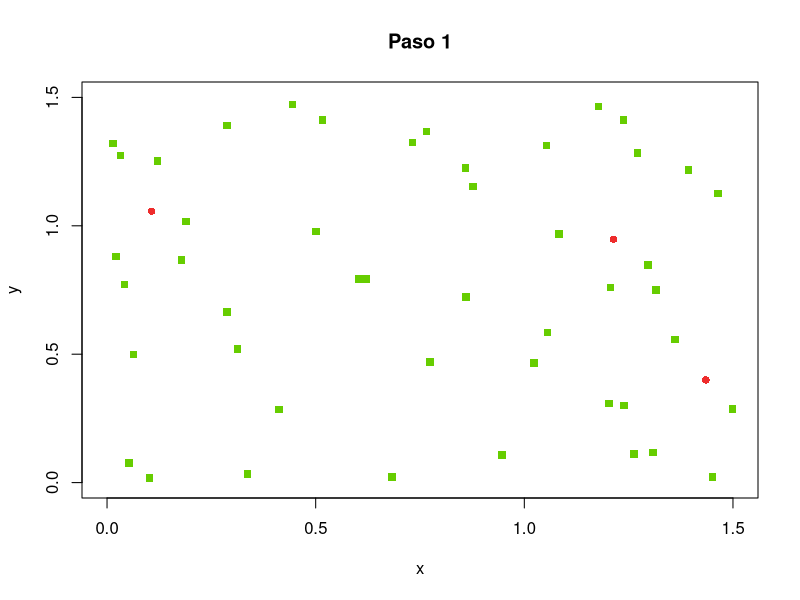
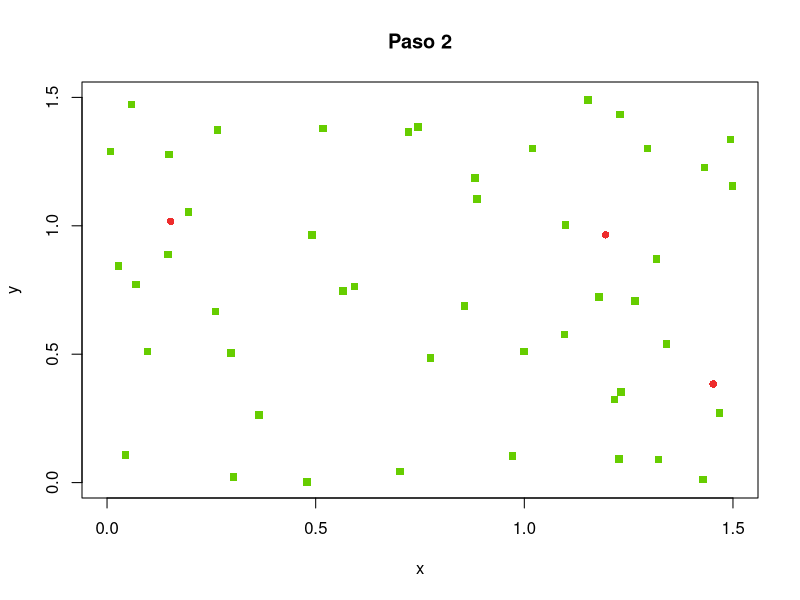
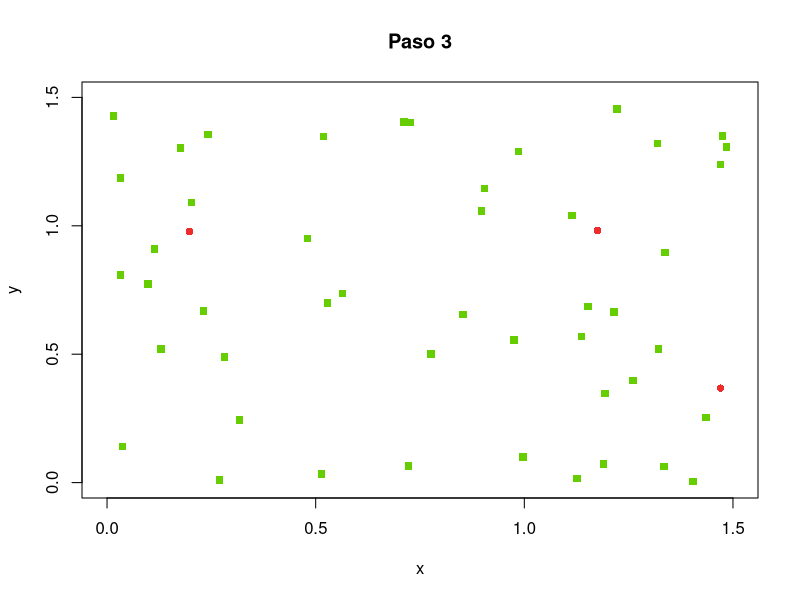
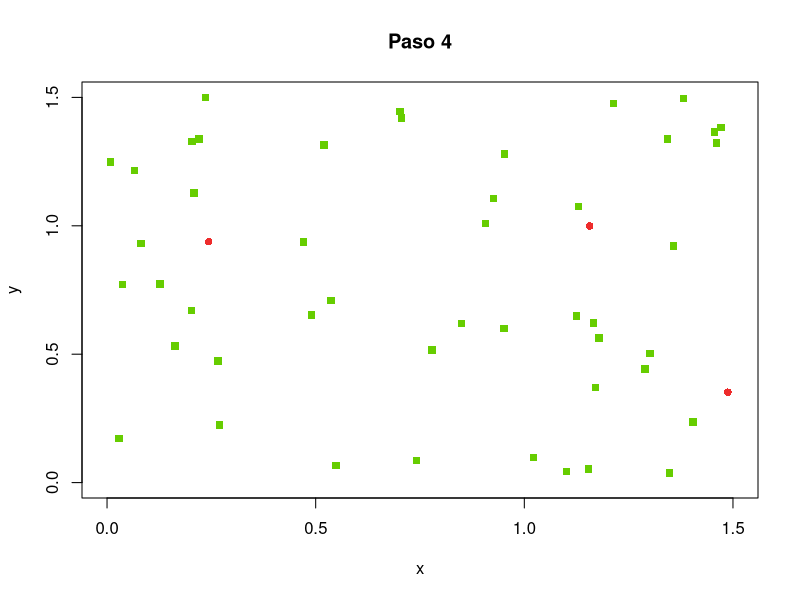
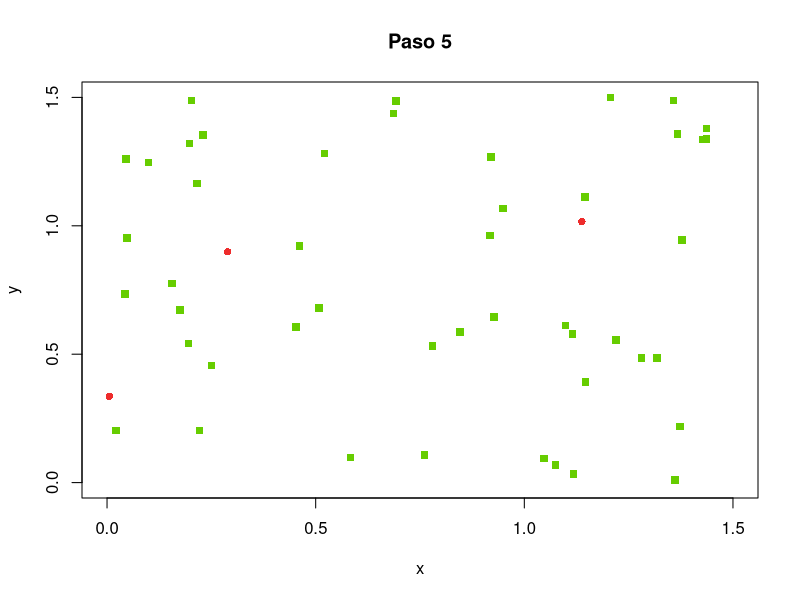
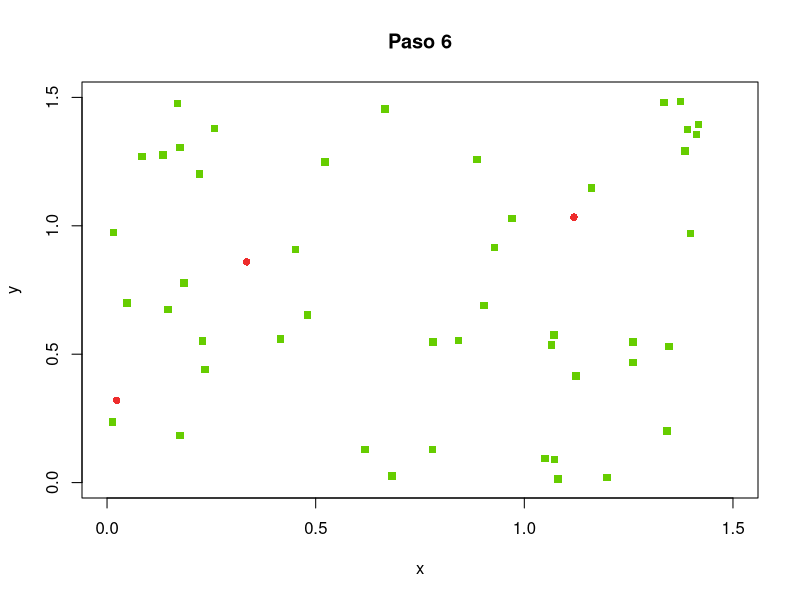
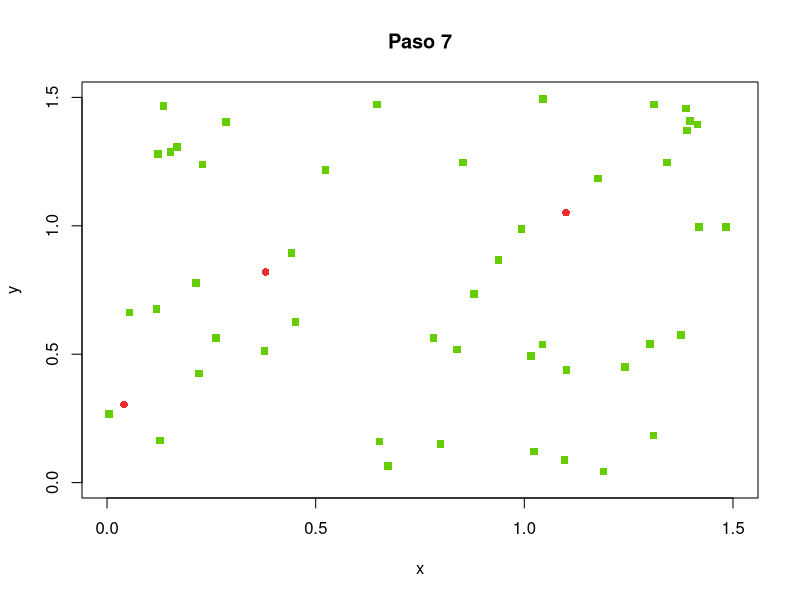
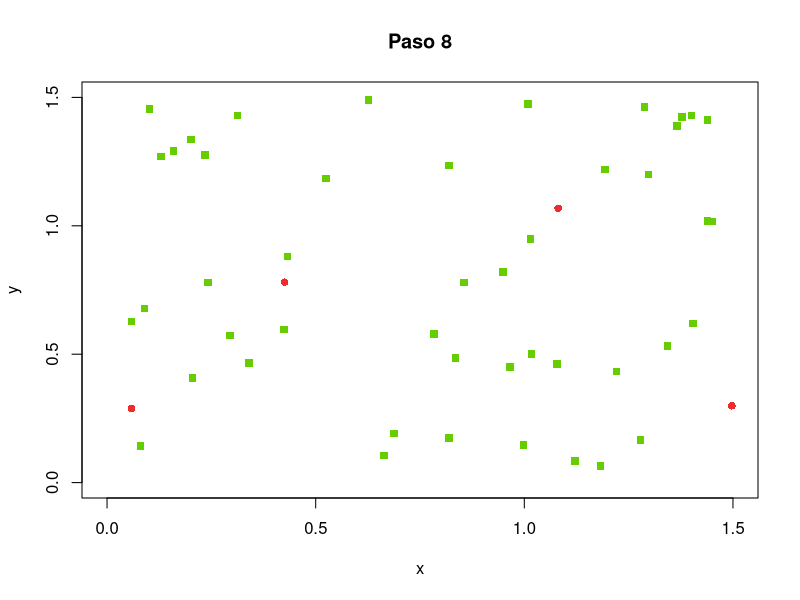

Write R code to recreate these figures, in order. (Note: this script raises an error after producing the figures.)
l <- 1.5
n <- 50
pi <- 0.05
pr <- 0.02
v <- l / 30
agentes <- data.frame(x = double(), y = double(), dx = double(), dy = double(), estado  = character())
for (i in 1:n) {
    e <- "S"
    if (runif(1) < pi) {
        e <- "I"
    }
    agentes <- rbind(agentes, data.frame(x = runif(1, 0, l), y = runif(1, 0, l),
                                          dx = runif(1, -v, v), dy = runif(1, -v, v),
                                         estado = e))
    levels(agentes$estado) <- c("S", "I", "R")
}
epidemia <- integer()
r <- 0.1
tmax <- 100
digitos <- floor(log(tmax, 10)) + 1
for (tiempo in 1:tmax) {
    infectados <- dim(agentes[agentes$estado == "I",])[1]
    epidemia <- c(epidemia, infectados)
    if (infectados == 0) {
        break
    }
    contagios <- rep(FALSE, n)
    for (i in 1:n) { # posibles contagios
        a1 <- agentes[i, ]
        if (a1$estado == "I") { # desde los infectados
            for (j in 1:n) {
                if (!contagios[j]) { # aun sin contagio
                    a2 <- agentes[j, ]
                    if (a2$estado == "S") { # hacia los susceptibles
                        dx <- a1$x - a2$x
                        dy <- a1$y - a2$y
                        d <- sqrt(dx^2 + dy^2)
                        if (d < r) { # umbral
                            p <- (r - d) / r
                            if (runif(1) < p) {
                                contagios[j] <- TRUE
                            }
                        }
                    }
                }
            }
        }
    }
    for (i in 1:n) { # movimientos y actualizaciones
        a <- agentes[i, ]
        if (contagios[i]) {
            a$estado <- "I"
        } else if (a$estado == "I") { # ya estaba infectado
            if (runif(1) < pr) {
                a$estado <- "R" # recupera
            }
        }
        a$x <- a$x + a$dx
        a$y <- a$y + a$dy
        if (a$x > l) {
            a$x <- a$x - l
        }
        if (a$y > l) {
            a$y <- a$y - l
        }
        if (a$x < 0) {
            a$x <- a$x + l
        }
        if (a$y < 0) {
            a$y <- a$y + l
        }
        agentes[i, ] <- a
    }
    aS <- agentes[agentes$estado == "S",]
    aI <- agentes[agentes$estado == "I",]
    aR <- agentes[agentes$estado == "R",]
    tl <- paste(tiempo, "", sep="")
    while (nchar(tl) < digitos) {
        tl <- paste("0", tl, sep="")
    }
    salida <- paste("p6_t", tl, ".png", sep="")
    tiempo <- paste("Paso", tiempo)
    png(salida)
    plot(l, type="n", main=tiempo, xlim=c(0, l), ylim=c(0, l), xlab="x", ylab="y")
    if (dim(aS)[1] > 0) {
        points(aS$x, aS$y, pch=15, col="chartreuse3", bg="chartreuse3")
    }
    if (dim(aI)[1] > 0) {
        points(aI$x, aI$y, pch=16, col="firebrick2", bg="firebrick2")
    }
    if (dim(aR)[1] > 0) {
        points(aR$x, aR$y, pch=17, col="goldenrod", bg="goldenrod")
    }
    graphics.off()
}
png("p6e.png", width=600, height=300)
plot(1:length(epidemia), 100 * epidemia / n, xlab="Tiempo", ylab="Porcentahe de infectados")
graphics.off()
